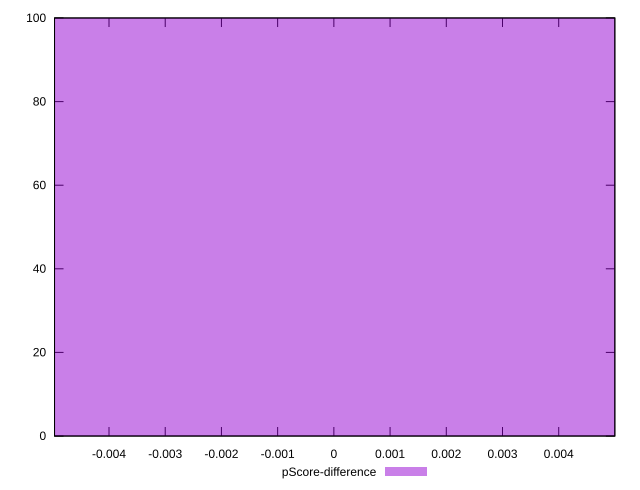

Generate this figure with gnuplot:
reset

$pScoreDifference <<EOF
0 100
EOF

set key outside below
set boxwidth 0.010488402826186558
set xrange [-0.004969043849360186:0.004998113151770789]
set yrange [0:100]
set trange [0:100]
set style fill transparent solid 0.5 noborder
set terminal svg size 640, 490 enhanced background rgb 'white'
set output "reports/report_00033_2021-03-01T14-23-16.841Z/uses-long-cache-ttl/samples/astro-inner/pScore-difference/histogram.svg"

plot $pScoreDifference title "pScore-difference" with boxes

reset
